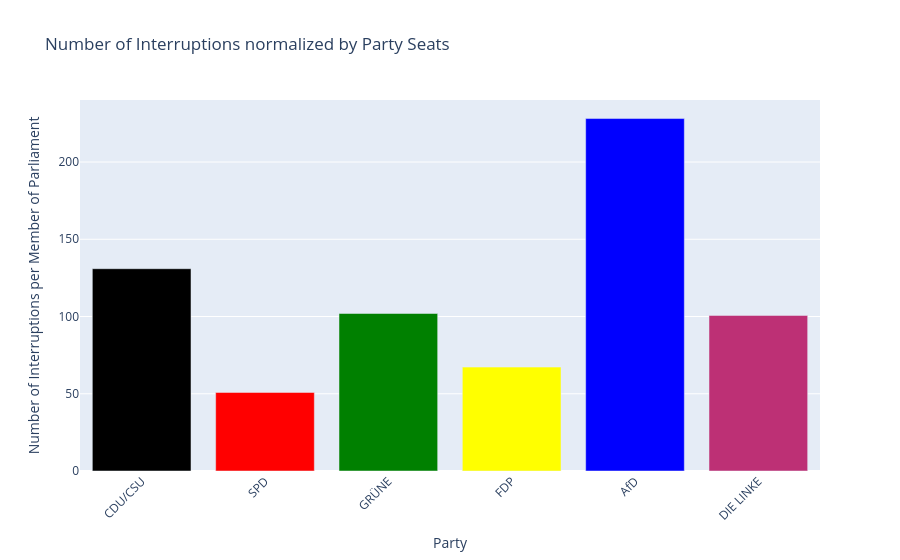

Notebook code for this chart:
### Code cell
abgeordnete_absolute_nums = get_num_seats_for_period('20')
df_interruptions_num_norm_seats = df_interruptions_num.drop(index='fraktionslos').div(abgeordnete_absolute_nums, axis=0)
df_interruptions_num_norm_seats['num_of_interruptions'] = df_interruptions_num_norm_seats['num_of_interruptions'].round(2)
plot_interruption_numbers_per_party(df_interruptions_num_norm_seats, norm=True)

### Figure 1 — Plotly figure (JSON) as saved in the notebook; plotly's stock layout.template omitted (floating-point values rounded to 4 significant figures)
{"data": [{"marker": {"color": ["black", "red", "green", "yellow", "blue", "#bd3075"]}, "type": "bar", "x": ["CDU/CSU", "SPD", "GRÜNE", "FDP", "AfD", "DIE LINKE"], "y": [130.9, 50.85, 101.9, 67.25, 228.1, 100.7]}], "layout": {"title": {"text": "Number of Interruptions normalized by Party Seats"}, "xaxis": {"tickangle": -45, "title": {"text": "Party"}}, "yaxis": {"autorange": true, "title": {"text": "Number of Interruptions per Member of Parliament"}}}}
